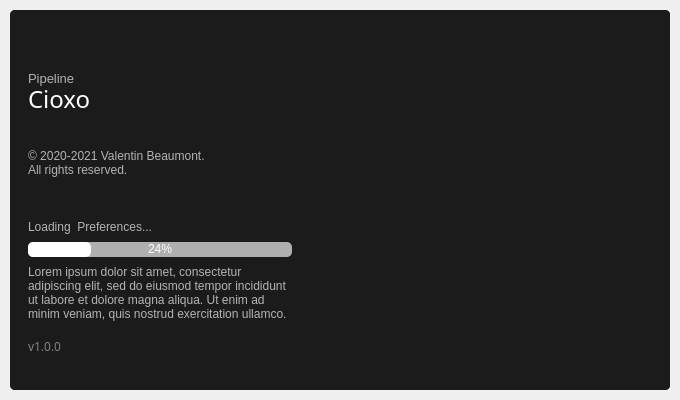
<?xml version="1.0" encoding="UTF-8"?>
<ui version="4.0">
 <class>cioxo_splashScreen</class>
 <widget class="QMainWindow" name="cioxo_splashScreen">
  <property name="geometry">
   <rect>
    <x>0</x>
    <y>0</y>
    <width>680</width>
    <height>400</height>
   </rect>
  </property>
  <property name="minimumSize">
   <size>
    <width>680</width>
    <height>400</height>
   </size>
  </property>
  <property name="maximumSize">
   <size>
    <width>680</width>
    <height>400</height>
   </size>
  </property>
  <property name="windowTitle">
   <string>MainWindow</string>
  </property>
  <widget class="QWidget" name="central_widget">
   <layout class="QHBoxLayout" name="horizontalLayout_2">
    <property name="spacing">
     <number>0</number>
    </property>
    <property name="leftMargin">
     <number>10</number>
    </property>
    <property name="topMargin">
     <number>10</number>
    </property>
    <property name="rightMargin">
     <number>10</number>
    </property>
    <property name="bottomMargin">
     <number>10</number>
    </property>
    <item>
     <widget class="QFrame" name="frame_dropShadow">
      <property name="styleSheet">
       <string notr="true">QFrame{
	color: rgb(180, 180, 180);
	background-color:rgb(27, 27, 27);
	border-radius:5px;
}</string>
      </property>
      <property name="frameShape">
       <enum>QFrame::StyledPanel</enum>
      </property>
      <property name="frameShadow">
       <enum>QFrame::Raised</enum>
      </property>
      <layout class="QHBoxLayout" name="horizontalLayout">
       <property name="spacing">
        <number>0</number>
       </property>
       <property name="leftMargin">
        <number>0</number>
       </property>
       <property name="topMargin">
        <number>0</number>
       </property>
       <property name="rightMargin">
        <number>0</number>
       </property>
       <property name="bottomMargin">
        <number>0</number>
       </property>
       <item>
        <widget class="QFrame" name="frame_left">
         <property name="maximumSize">
          <size>
           <width>300</width>
           <height>16777215</height>
          </size>
         </property>
         <property name="frameShape">
          <enum>QFrame::StyledPanel</enum>
         </property>
         <property name="frameShadow">
          <enum>QFrame::Raised</enum>
         </property>
         <layout class="QVBoxLayout" name="verticalLayout_2">
          <property name="spacing">
           <number>0</number>
          </property>
          <property name="leftMargin">
           <number>18</number>
          </property>
          <property name="topMargin">
           <number>18</number>
          </property>
          <property name="rightMargin">
           <number>18</number>
          </property>
          <property name="bottomMargin">
           <number>18</number>
          </property>
          <item>
           <widget class="QLabel" name="label_logo">
            <property name="minimumSize">
             <size>
              <width>33</width>
              <height>33</height>
             </size>
            </property>
            <property name="maximumSize">
             <size>
              <width>33</width>
              <height>33</height>
             </size>
            </property>
            <property name="text">
             <string/>
            </property>
            <property name="pixmap">
             <pixmap resource="cioxo_QtResources.qrc">:/logos/graphics/logos/cioxoLogo_32.png</pixmap>
            </property>
           </widget>
          </item>
          <item>
           <spacer name="spacer_4">
            <property name="orientation">
             <enum>Qt::Vertical</enum>
            </property>
            <property name="sizeType">
             <enum>QSizePolicy::Fixed</enum>
            </property>
            <property name="sizeHint" stdset="0">
             <size>
              <width>20</width>
              <height>10</height>
             </size>
            </property>
           </spacer>
          </item>
          <item>
           <widget class="QLabel" name="label_pipeline">
            <property name="maximumSize">
             <size>
              <width>16777215</width>
              <height>15</height>
             </size>
            </property>
            <property name="font">
             <font>
              <family>Segoe UI</family>
              <pointsize>10</pointsize>
             </font>
            </property>
            <property name="text">
             <string>Pipeline</string>
            </property>
           </widget>
          </item>
          <item>
           <spacer name="spacer">
            <property name="orientation">
             <enum>Qt::Vertical</enum>
            </property>
            <property name="sizeType">
             <enum>QSizePolicy::Fixed</enum>
            </property>
            <property name="sizeHint" stdset="0">
             <size>
              <width>20</width>
              <height>3</height>
             </size>
            </property>
           </spacer>
          </item>
          <item>
           <widget class="QLabel" name="label_cioxo">
            <property name="maximumSize">
             <size>
              <width>16777215</width>
              <height>20</height>
             </size>
            </property>
            <property name="font">
             <font>
              <family>Source Sans Pro</family>
              <pointsize>18</pointsize>
             </font>
            </property>
            <property name="styleSheet">
             <string notr="true">color: rgb(255, 255, 255);</string>
            </property>
            <property name="text">
             <string>Cioxo</string>
            </property>
           </widget>
          </item>
          <item>
           <spacer name="spacer_2">
            <property name="orientation">
             <enum>Qt::Vertical</enum>
            </property>
            <property name="sizeType">
             <enum>QSizePolicy::Fixed</enum>
            </property>
            <property name="sizeHint" stdset="0">
             <size>
              <width>20</width>
              <height>40</height>
             </size>
            </property>
           </spacer>
          </item>
          <item>
           <widget class="QLabel" name="label_copyright">
            <property name="maximumSize">
             <size>
              <width>16777215</width>
              <height>14</height>
             </size>
            </property>
            <property name="font">
             <font>
              <family>Segoe UI</family>
             </font>
            </property>
            <property name="text">
             <string>© 2020-2021 Valentin Beaumont.</string>
            </property>
           </widget>
          </item>
          <item>
           <widget class="QLabel" name="label_allRights">
            <property name="maximumSize">
             <size>
              <width>16777215</width>
              <height>14</height>
             </size>
            </property>
            <property name="font">
             <font>
              <family>Segoe UI</family>
             </font>
            </property>
            <property name="text">
             <string>All rights reserved.</string>
            </property>
           </widget>
          </item>
          <item>
           <spacer name="spacer_3">
            <property name="orientation">
             <enum>Qt::Vertical</enum>
            </property>
            <property name="sizeType">
             <enum>QSizePolicy::Fixed</enum>
            </property>
            <property name="sizeHint" stdset="0">
             <size>
              <width>20</width>
              <height>40</height>
             </size>
            </property>
           </spacer>
          </item>
          <item>
           <widget class="QLabel" name="label_loading">
            <property name="maximumSize">
             <size>
              <width>16777215</width>
              <height>20</height>
             </size>
            </property>
            <property name="font">
             <font>
              <family>Segoe UI</family>
             </font>
            </property>
            <property name="text">
             <string>Loading  Preferences...</string>
            </property>
           </widget>
          </item>
          <item>
           <spacer name="spacer_5">
            <property name="orientation">
             <enum>Qt::Vertical</enum>
            </property>
            <property name="sizeType">
             <enum>QSizePolicy::Fixed</enum>
            </property>
            <property name="sizeHint" stdset="0">
             <size>
              <width>20</width>
              <height>5</height>
             </size>
            </property>
           </spacer>
          </item>
          <item>
           <widget class="QProgressBar" name="progressBar_loading">
            <property name="maximumSize">
             <size>
              <width>16777215</width>
              <height>15</height>
             </size>
            </property>
            <property name="font">
             <font>
              <family>Segoe UI</family>
             </font>
            </property>
            <property name="styleSheet">
             <string notr="true">QProgressBar{
	
	background-color: rgb(175, 175, 175);
	color:rgb(255, 255, 255);
	border-style:none;
	border-radius:5px;
	text-align:center;	
}
QProgressBar:chunk{
	background-color:rgb(255, 255, 255);
	border-radius:5px;
}</string>
            </property>
            <property name="value">
             <number>24</number>
            </property>
           </widget>
          </item>
          <item>
           <spacer name="spacer_6">
            <property name="orientation">
             <enum>Qt::Vertical</enum>
            </property>
            <property name="sizeType">
             <enum>QSizePolicy::Fixed</enum>
            </property>
            <property name="sizeHint" stdset="0">
             <size>
              <width>20</width>
              <height>8</height>
             </size>
            </property>
           </spacer>
          </item>
          <item>
           <widget class="QLabel" name="label_text">
            <property name="maximumSize">
             <size>
              <width>16777215</width>
              <height>110</height>
             </size>
            </property>
            <property name="font">
             <font>
              <family>Segoe UI</family>
             </font>
            </property>
            <property name="text">
             <string>Lorem ipsum dolor sit amet, consectetur adipiscing elit, sed do eiusmod tempor incididunt ut labore et dolore magna aliqua. Ut enim ad minim veniam, quis nostrud exercitation ullamco.</string>
            </property>
            <property name="wordWrap">
             <bool>true</bool>
            </property>
           </widget>
          </item>
          <item>
           <widget class="QLabel" name="label_version">
            <property name="font">
             <font>
              <family>Source Sans Pro</family>
             </font>
            </property>
            <property name="styleSheet">
             <string notr="true">color: rgb(130, 130, 130);</string>
            </property>
            <property name="text">
             <string>v1.0.0</string>
            </property>
           </widget>
          </item>
         </layout>
        </widget>
       </item>
       <item>
        <widget class="QFrame" name="frame_right">
         <property name="maximumSize">
          <size>
           <width>470</width>
           <height>400</height>
          </size>
         </property>
         <property name="frameShape">
          <enum>QFrame::StyledPanel</enum>
         </property>
         <property name="frameShadow">
          <enum>QFrame::Raised</enum>
         </property>
         <layout class="QVBoxLayout" name="verticalLayout_3">
          <property name="spacing">
           <number>0</number>
          </property>
          <property name="leftMargin">
           <number>0</number>
          </property>
          <property name="topMargin">
           <number>0</number>
          </property>
          <property name="rightMargin">
           <number>0</number>
          </property>
          <property name="bottomMargin">
           <number>0</number>
          </property>
          <item>
           <widget class="QLabel" name="label_artwork">
            <property name="font">
             <font>
              <family>Roboto</family>
             </font>
            </property>
            <property name="text">
             <string/>
            </property>
            <property name="pixmap">
             <pixmap resource="cioxo_QtResources.qrc">:/images/graphics/images/splashScreen01_v005.png</pixmap>
            </property>
            <property name="alignment">
             <set>Qt::AlignBottom|Qt::AlignRight|Qt::AlignTrailing</set>
            </property>
            <property name="margin">
             <number>0</number>
            </property>
           </widget>
          </item>
         </layout>
        </widget>
       </item>
      </layout>
     </widget>
    </item>
   </layout>
  </widget>
 </widget>
 <resources>
  <include location="cioxo_QtResources.qrc"/>
  <include location="cioxo_QtResources.qrc"/>
 </resources>
 <connections/>
</ui>
